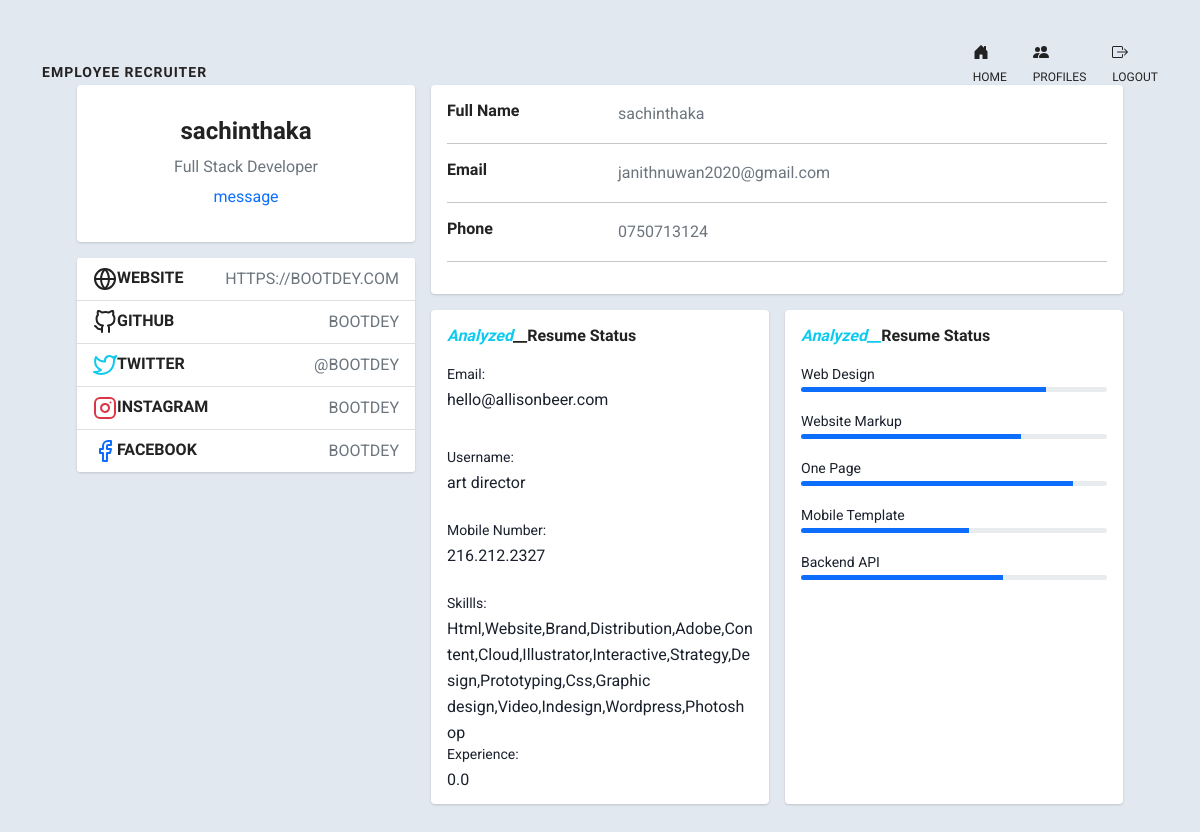
Page /profiles/sachinthaka (signed in) on the committed database.
### app.py (models this page shows, shortened)
class User(UserMixin, db.Model):
    id = db.Column(db.Integer, primary_key=True)
    username = db.Column(db.String(15),unique=True)
    email = db.Column(db.String(50),unique=True)
    password = db.Column(db.String(80))
    image_file = db.Column(db.String(20), nullable=False, default="download.jpg")
    phonenumber = db.Column(db.String(50),unique=True)
    address = db.Column(db.String(50),unique=True)
    usertype = db.Column(db.String(50),unique=True)
    messages_sent = db.relationship(
        'Message',
        foreign_keys='Message.sender_id',
        backref='author',
        lazy='dynamic')
    messages_received = db.relationship(
        'Message',
        foreign_keys='Message.recipient_id',
        backref='recipient',
        lazy='dynamic')
    last_message_read_time = db.Column(db.DateTime)

class Cv(UserMixin, db.Model):
    id = db.Column(db.Integer, primary_key=True)
    username= db.Column(db.String(150),unique=True)
    cvemail = db.Column(db.String(150),unique=True)
    cvname = db.Column(db.String(50),unique=True)
    phonenumber = db.Column(db.String(14),unique=True)
    skills = db.Column(db.String(),unique=True)
    degree = db.Column(db.String(),unique=True)
    experience =db.Column(db.String(),unique=True)
    file = db.Column(db.String(150),unique=True)

### app.py (the view)
@app.route('/profiles/<username>',methods=["GET", "POST"])
@login_required
def view(username):
    user= User.query.filter_by(username=username).first()
    cuser= Cv.query.filter_by(username=username).first()
    return render_template("pdf.html",user=user,cuser=cuser)

### app.py (called while the page is built)
@login_manager.user_loader
def load_user(user_id):
    return User.query.get(int(user_id))

### templates/pdf.html (shortened to what this page needs)
{% extends "base.html" %}
{% block content %}
<header class="header-content">
  <nav class="navbar navbar-expand-lg navbar-light">
     <div class="container">
      <a class="navbar-brand logo" href="#">Employee recruiter</a>
        <div class="collapse navbar-collapse" id="navbarCollapse">
           <ul class="navbar-nav main">
              <li class="nav-item">
                 <a href="{{ url_for('index') }}" class="nav-link"> <br>Home</a>
              </li>
          <li class="nav-item">
           <a href="{{ url_for('profiles') }}" class="nav-link"><br>Profiles</a>
        </li>
        <li class="nav-item">
          <a href="{{ url_for('logout') }}" class="nav-link"><br>Logout</a>
       </li>
       </ul>
        </div>
     </div>
  </nav>
</header>
<div class="container">
  <div class="main-body">
        <div class="row gutters-sm">
          <div class="col-md-4 mb-3">
            <div class="card">
              <div class="card-body">
                <div class="d-flex flex-column align-items-center text-center">
                  <div class="mt-3">
                    <h4>{{user.username}}</h4>
                    <p class="text-secondary mb-1">Full Stack Developer</p>
                    {% if user != current_user %}
                      <p>
                          <a href=" {{ url_for('send_message', recipient=user.username) }} ">
                               message
                          </a>
                      </p>
                  {% endif %}
                  </div>
                </div>
              </div>
            </div>
            <div class="card mt-3">
              <ul class="list-group list-group-flush">
                <li class="list-group-item d-flex justify-content-between align-items-center flex-wrap">
                  <h6 class="mb-0">Website</h6>
                  <span class="text-secondary">https://bootdey.com</span>
                </li>
                <li class="list-group-item d-flex justify-content-between align-items-center flex-wrap">
                  <h6 class="mb-0">Github</h6>
                  <span class="text-secondary">bootdey</span>
                </li>
                <li class="list-group-item d-flex justify-content-between align-items-center flex-wrap">
                  <h6 class="mb-0">Twitter</h6>
                  <span class="text-secondary">@bootdey</span>
                </li>
                <li class="list-group-item d-flex justify-content-between align-items-center flex-wrap">
                  <h6 class="mb-0">Instagram</h6>
                  <span class="text-secondary">bootdey</span>
                </li>
                <li class="list-group-item d-flex justify-content-between align-items-center flex-wrap">
                  <h6 class="mb-0">Facebook</h6>
                  <span class="text-secondary">bootdey</span>
                </li>
              </ul>
            </div>
          </div>
          <div class="col-md-8">
            <div class="card mb-3">
              <div class="card-body">
                <div class="row">
                  <div class="col-sm-3">
                    <h6 class="mb-0">Full Name</h6>
                  </div>
                  <div class="col-sm-9 text-secondary">
                   {{user.username}}
                  </div>
                </div>
                <hr>
                <div class="row">
                  <div class="col-sm-3">
                    <h6 class="mb-0">Email</h6>
                  </div>
                  <div class="col-sm-9 text-secondary">
                    {{user.email}}
                  </div>
                </div>
                <hr>
                <div class="row">
                  <div class="col-sm-3">
                    <h6 class="mb-0">Phone</h6>
                  </div>
                  <div class="col-sm-9 text-secondary">
                    {{user.phonenumber}}
                  </div>
                </div>
                <hr>
              </div>
            </div>
            <div class="row gutters-sm">
              <div class="col-sm-6 mb-3">
                <div class="card h-100">
                  <div class="card-body">
                    <h6 class="d-flex align-items-center mb-3"><i class="material-icons text-info mr-2">Analyzed</i>__Resume Status</h6>
                    <small>Email:</small>
                    <div class="mb-0" style="height: 5px">
                      {{cuser.cvemail}}
                    </div>
                    <br>
                    <br>
                    <small>Username:</small>
                    <div class="mb-3" style="height: 5px">
                     {{cuser.cvname}}
                    </div>
                    <br>
                    <small>Mobile Number:</small>
                    <div class="mb-3" style="height: 5px">
                      {{cuser.phonenumber}}
                    </div>
                    <br>
                    <small>Skillls:</small>
                    <div class="mb-3" style="height: 5px">
                      {{cuser.skills}}
                    </div>
                    <br>
                    <br>
                    <br>
                    <br>
                    <small>Experience:</small>
                    <div class="mb-3" style="height: 5px">
                      {{cuser.experience}}
                    </div>
                  </div>
                </div>
              </div>
              <div class="col-sm-6 mb-3">
                <div class="card h-100">
                  <div class="card-body">
                    <h6 class="d-flex align-items-center mb-3"><i class="material-icons text-info mr-2">Analyzed__</i>Resume Status</h6>
                    <small>Web Design</small>
                    <div class="progress mb-3" style="height: 5px">
                      <div class="progress-bar bg-primary" role="progressbar" style="width: 80%" aria-valuenow="80" aria-valuemin="0" aria-valuemax="100"></div>
                    </div>
                    <small>Website Markup</small>
                    <div class="progress mb-3" style="height: 5px">
                      <div class="progress-bar bg-primary" role="progressbar" style="width: 72%" aria-valuenow="72" aria-valuemin="0" aria-valuemax="100"></div>
                    </div>
                    <small>One Page</small>
                    <div class="progress mb-3" style="height: 5px">
                      <div class="progress-bar bg-primary" role="progressbar" style="width: 89%" aria-valuenow="89" aria-valuemin="0" aria-valuemax="100"></div>
                    </div>
                    <small>Mobile Template</small>
                    <div class="progress mb-3" style="height: 5px">
                      <div class="progress-bar bg-primary" role="progressbar" style="width: 55%" aria-valuenow="55" aria-valuemin="0" aria-valuemax="100"></div>
                    </div>
                    <small>Backend API</small>
                    <div class="progress mb-3" style="height: 5px">
                      <div class="progress-bar bg-primary" role="progressbar" style="width: 66%" aria-valuenow="66" aria-valuemin="0" aria-valuemax="100"></div>
                    </div>
                  </div>
                </div>
              </div>
            </div>
          </div>
        </div>
      </div>
  </div>
{% endblock %}

### static/css/style.css (style rules this page uses)
* { -webkit-box-sizing: border-box; -moz-box-sizing: border-box; -ms-box-sizing: border-box; -o-box-sizing: border-box; box-sizing: border-box; }
html { width: 100%; height: 100%; overflow: scroll; }
.navbar-nav { margin-left: auto; }
body { font-size: 16px; font-weight: normal !important; font-family: "Roboto", sans-serif; line-height: 26px; color: #222; }
a { border: none; text-decoration: none; -webkit-transition: all 300ms ease-in-out; -moz-transition: all 300ms ease-in-out; -ms-transition: all 300ms ease-in-out; -o-transition: all 300ms ease-in-out; transition: all 300ms ease-in-out; }
h1, h2, h3, h4, h5, h6 { color: #222; font-weight: bold; font-family: "Raleway", sans-serif; }
ul, li { list-style: none; margin: 0px; padding: 0px; }
.mb-0 { margin-bottom: 0px; }
header.header-content { position: absolute; width: 100%; padding-top: 30px; padding-bottom: 20px; top: 0; z-index: 999; }
nav .navbar-brand.logo { color: #fff; text-transform: uppercase; letter-spacing: 1px; font-size: 14px; padding-top: 20px; font-weight: 600; font-family: "Raleway", sans-serif; }
nav.navbar .nav-item { padding: 0 13px 0 13px; font-family: "Raleway", sans-serif; color: #fff; }
nav.navbar ul.navbar-nav li.nav-item a.nav-link { font-size: 12px; font-weight: 500; color: #fff; padding: 0; position: relative; text-transform: uppercase; }
nav.navbar .nav-item:first-child { padding-left: 0; }
nav.navbar .nav-item:last-child { padding-right: 0; }
li.list-group-item { text-transform: uppercase; }

### templates/pdf.html (style rules this page uses)
nav .navbar-brand.logo { color: #222; }
nav.navbar .nav-item { padding: 0 13px 0 13px; font-family: "Raleway", sans-serif; color: #222; }
nav.navbar ul.navbar-nav li.nav-item a.nav-link { font-size: 12px; font-weight: 500; color: #222; padding: 0; position: relative; text-transform: uppercase; }
body { margin-top:50px; color: #1a202c; text-align: left; background-color: #e2e8f0; }
.main-body { padding: 35px; }
.card { box-shadow: 0 1px 3px 0 rgba(0,0,0,.1), 0 1px 2px 0 rgba(0,0,0,.06); }
.card { position: relative; display: flex; flex-direction: column; min-width: 0; word-wrap: break-word; background-color: #fff; background-clip: border-box; border: 0 solid rgba(0,0,0,.125); border-radius: .25rem; }
.card-body { flex: 1 1 auto; min-height: 1px; padding: 1rem; }
.gutters-sm { margin-right: -8px; margin-left: -8px; }
.gutters-sm>.col, .gutters-sm>[class*=col-] { padding-right: 8px; padding-left: 8px; }
.mb-3, .my-3 { margin-bottom: 1rem!important; }
.h-100 { height: 100%!important; }

### rows in the picture
User: username "sachinthaka", email "janithnuwan2020@gmail.com", phonenumber "0750713124"
Cv: cvemail "hello@allisonbeer.com", cvname "art director", phonenumber "216.212.2327", skills "Html,Website,Brand,Distribution,Adobe,Content,Cloud,Illustrator,Interactive,Strategy,Design,Prototyping,Css,Graphic design,Video,Indesign,Wordpress,Photoshop", experience "0.0"
